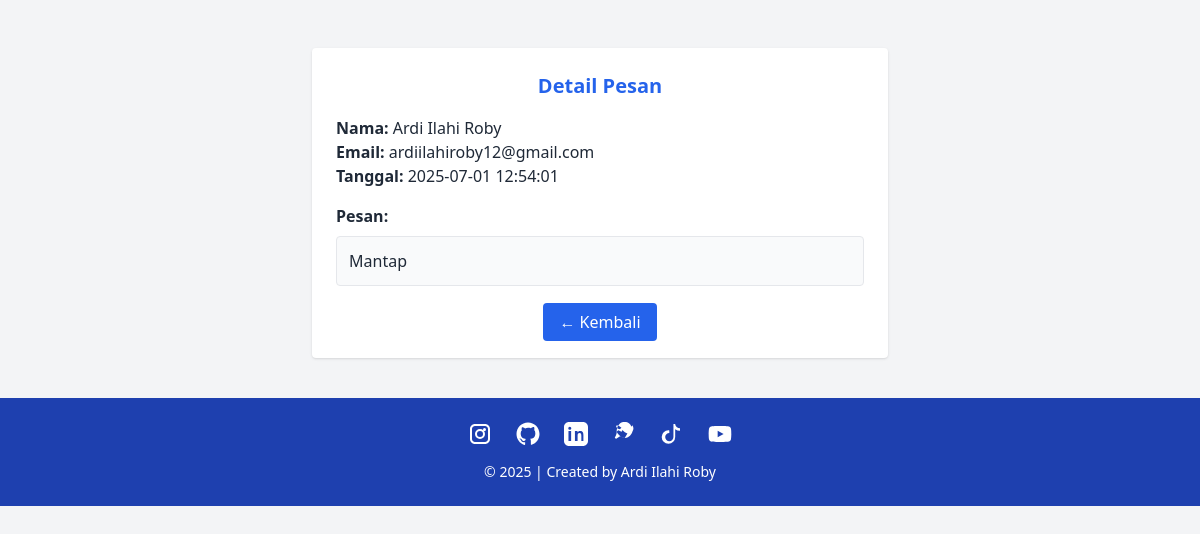
/admin/detail_contact.php?id=1 (signed in), run on the app's committed database.
### tables this page shows
CREATE TABLE `tbl_contact` (
  `id_contact` int(11) NOT NULL,
  `nama` varchar(15) NOT NULL,
  `email` varchar(100) NOT NULL,
  `pesan` text NOT NULL,
  `tanggal_kirim` timestamp NOT NULL DEFAULT current_timestamp()
);

### admin/detail_contact.php (the view, shortened to what this page needs)
<?php
require_once("../koneksi.php");
$id = isset($_GET['id']) ? (int) $_GET['id'] : 0;
$result = mysqli_query($db, "SELECT * FROM tbl_contact WHERE id_contact = $id");
$data = mysqli_fetch_assoc($result);
?>
<!DOCTYPE html>
<html lang="id">
<head>
    <script src="https://cdn.tailwindcss.com"></script>
</head>
<body class="bg-gray-100 dark:bg-gray-900 text-gray-800 dark:text-gray-200">
    <div class="max-w-xl mx-auto mt-12 p-6 bg-white dark:bg-gray-800 rounded shadow">
        <h2 class="text-xl font-bold text-center text-blue-600 mb-4">Detail Pesan</h2>
        <p><strong>Nama:</strong> <?= htmlspecialchars($data['nama']) ?></p>
        <p><strong>Email:</strong> <?= htmlspecialchars($data['email']) ?></p>
        <p><strong>Tanggal:</strong> <?= htmlspecialchars($data['tanggal_kirim']) ?></p>
        <p class="mt-4"><strong>Pesan:</strong></p>
        <div class="p-3 border rounded bg-gray-50 dark:bg-gray-700 mt-2"><?= nl2br(htmlspecialchars($data['pesan'])) ?>
        </div>
        <div class="mt-6 text-center">
            <a href="data_contact.php" class="bg-blue-600 hover:bg-blue-700 text-white px-4 py-2 rounded">← Kembali</a>
        </div>
    </div>
    <footer class="bg-blue-800 dark:bg-blue-900 text-white text-center py-6 mt-10">
        <div class="flex justify-center space-x-6 mb-4">
            <a href="https://www.instagram.com/ardi_air?igsh=c2RmYzRhcmpqd3Jl" target="_blank"
                class="hover:scale-110 transition-transform">
            </a>
            <a href="https://github.com/ardiilahiroby/portfolio-tailwind-css" target="_blank"
                class="hover:scale-110 transition-transform">
            </a>
            <a href="https://www.linkedin.com/in/ardi-ilahi-roby-3746b224a" target="_blank"
                class="hover:scale-110 transition-transform">
            </a>
            <a href="https://wa.me/qr/JUM66GUQ26MEL1" target="_blank" class="hover:scale-110 transition-transform">
            </a>
            <a href="https://www.tiktok.com/@ardiilahiroby_12" target="_blank"
                class="hover:scale-110 transition-transform">
                <svg xmlns="http://www.w3.org/2000/svg" fill="white" viewBox="0 0 24 24" class="w-6 h-6">
                    <path
                        d="M12.75 2h2.438c.106 1.346.736 2.482 1.727 3.24a5.536 5.536 0 003.085 1.064v2.48a7.925 7.925 0 01-4.812-1.549v7.837a6.75 6.75 0 11-6.75-6.75c.3 0 .593.027.875.075v2.54a4.125 4.125 0 104.125 4.125V2z" />
                </svg>
            </a>
            <a href="https://youtube.com/@ardiilahiroby12" target="_blank" class="hover:scale-110 transition-transform">
            </a>
        </div>
        <p class="text-sm">&copy; <?php echo date('Y'); ?> | Created by Ardi Ilahi Roby</p>
    </footer>
</body>
</html>

### data on the page
tbl_contact: nama "Ardi Ilahi Roby", email "ardiilahiroby12@gmail.com", tanggal_kirim "2025-07-01 12:54:01", pesan "Mantap"
